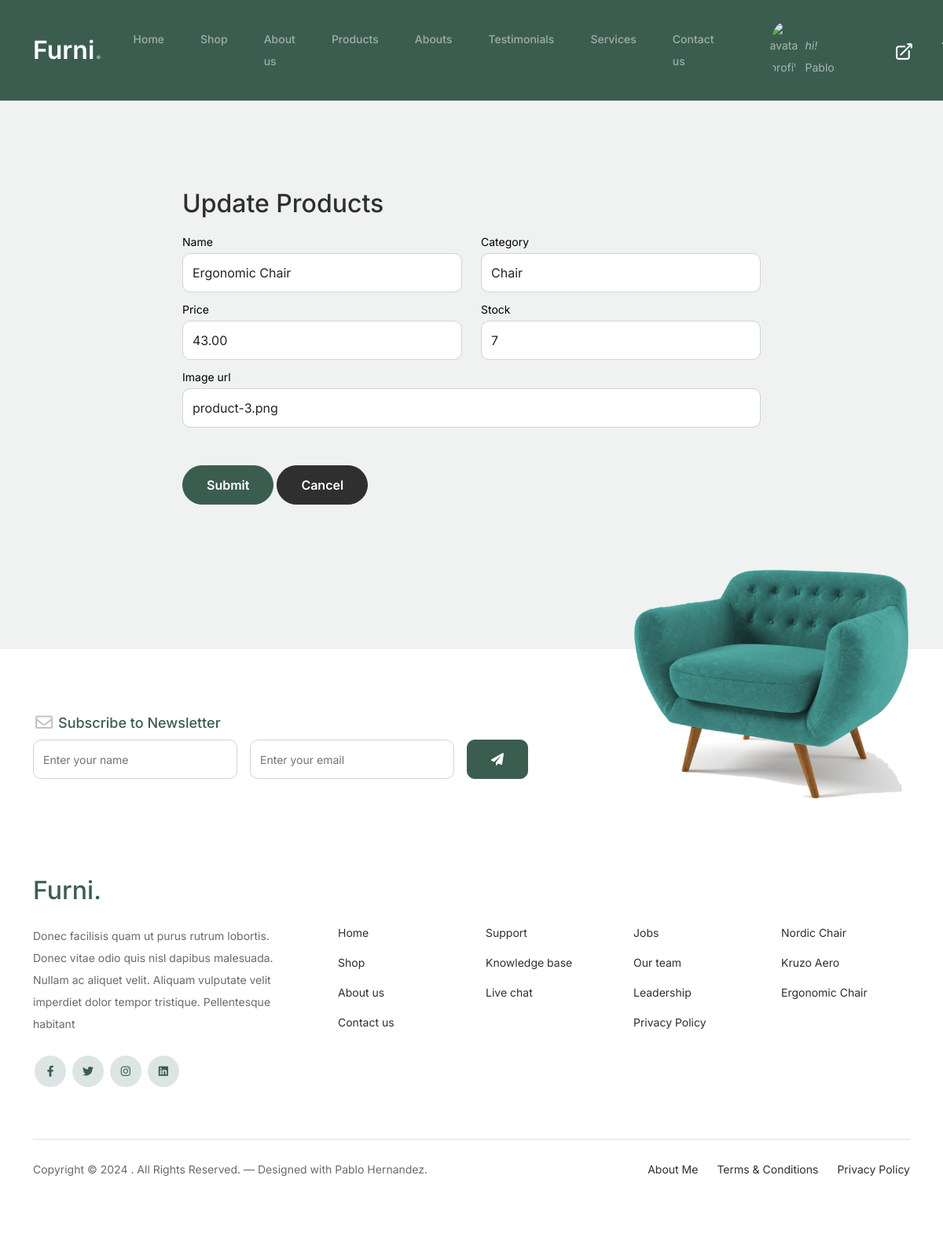
Screenshot of /product/update/3 (signed in) with the database file from the repository.
### models/models.py (models this page shows, shortened)
class Product(models.Model):
    name = models.CharField(max_length=100)
    price = models.DecimalField(max_digits=5, decimal_places=2)
    stock = models.IntegerField()
    category = models.CharField(max_length=100, default="")
    image_url = models.CharField(max_length=2083, default="")
    class Meta:
        verbose_name_plural = "Products"
        verbose_name = "Product"
        ordering = ["name"]

### models/views.py (the view, shortened to what this page needs)
# urls.py: path("product/update/<int:pk>", ProductUpdate.as_view(), name="productUpdate"),
class ProductUpdate(CustomLoginRequiredMixin, UpdateView):
    model = Product
    form_class = ProductForm
    template_name = "forms.html"
    success_url = reverse_lazy("products")
    def get_context_data(self, **kwargs):
        context = super().get_context_data(**kwargs)
        context["product"] = "Update"
        return context

### models/views.py (called while the page is built)
    def dispatch(self, request, *args, **kwargs):
        user = request.user
        if not user.is_authenticated:
            messages.warning(request, "You must be logged in to view this page")
            return self.handle_no_permission()
        return super(CustomLoginRequiredMixin, self).dispatch(request, *args, **kwargs)

### models/templates/forms.html (shortened to what this page needs)
{% extends 'index.html' %}
{% block static %}
	{% load static %}
{% endblock static %}
{% block nav %}
	<li><a class="nav-link" href="{% url 'home' %}">Home</a></li>
	<li><a class="nav-link" href="{% url 'shop' %}">Shop</a></li>
	<li><a class="nav-link" href="{% url 'about' %}">About us</a></li>
  <li><a class="nav-link" href="{% url 'products' %}">Products</a></li>
  <li><a class="nav-link" href="{% url 'abouts' %}">Abouts</a></li>
	<li><a class="nav-link" href="{% url 'testimonials' %}">Testimonials</a></li>
  <li><a class="nav-link" href="{% url 'services' %}">Services</a></li>
	<li><a class="nav-link" href="{% url 'contact' %}">Contact us</a></li>
{% endblock nav %}
{% block content %}
	<div class="untree_co-section">
		<div class="container">
	  	<div class="block">
        {% if product %}
				  <div class="row justify-content-center mb-5">
				    <div class="col-md-8 col-lg-8 pb-4">
					    <div class="row mb-2">
                <h2 class="section-title">{{product}} Products</h2>
					    </div>
              <form method="post">
                <div class="row mb-2">
                  <div class="col-6">
                    <div class="form-group">
                      <div class="form-group">
                        <label class="text-black" for={{form.name.id_for_label}}>{{form.name.label}}</label>
                        {{form.name}}
                      </div>
                    </div>
                  </div>
                  <div class="col-6">
                    <div class="form-group">
                      <div class="form-group">
                        <label class="text-black" for={{form.category.id_for_label}}>{{form.category.label}}</label>
                        {{form.category}}
                      </div>
                    </div>
                  </div>
                </div>
                <div class="row mb-2">
                  <div class="col-6">
                    <div class="form-group">
                      <div class="form-group">
                        <label class="text-black" for={{form.price.id_for_label}}>{{form.price.label}}</label>
                        {{form.price}}
                      </div>
                    </div>
                  </div>
                  <div class="col-6">
                    <div class="form-group">
                      <div class="form-group">
                        <label class="text-black" for={{form.stock.id_for_label}}>{{form.stock.label}}</label>
                        {{form.stock}}
                      </div>
                    </div>
                  </div>
                </div>
                <div class="form-group mb-5">
                  <label class="text-black" for={{form.image_url.id_for_label}}>{{form.image_url.label}}</label>
                  {{form.image_url}}
					      </div>
					      <input type="submit" class="btn btn-primary" value="Submit" />
                <a type="button" class="btn btn-primary-hover-outline" href="{% url 'products' %}">Cancel<a/>
              </form>
				    </div>
				  </div>
        {% endif %}
			</div>
	  </div>
	</div>
{% endblock content %}

### models/templates/index.html (shortened to what this page needs)
<!DOCTYPE html>
<html lang="es">
  <head>
    {% block static %} {% load static %} {% endblock static %}
    <link href="{% static 'css/bootstrap.min.css' %}" rel="stylesheet" />
    <link
      href="https://cdnjs.cloudflare.com/ajax/libs/font-awesome/6.0.0-beta3/css/all.min.css"
      rel="stylesheet"
    />
    <link href="{% static 'css/tiny-slider.css' %}" rel="stylesheet" />
    <link href="{% static 'css/style.css' %}" rel="stylesheet" />
  </head>
  <body>
    <nav class="custom-navbar navbar navbar navbar-expand-md navbar-dark bg-dark" arial-label="Furni navigation bar">
      <div class="container">
        <a class="navbar-brand" href="{% url 'home' %}">Furni<span>.</span></a>
        <div class="collapse navbar-collapse" id="navbarsFurni">
          <ul class="custom-navbar-nav navbar-nav ms-auto mb-2 mb-md-0">
            {% block nav %}{% endblock nav %}
          </ul>
          {% if user.is_authenticated %}
          <ul class="custom-navbar-cta navbar-nav mb-2 mb-md-0 ms-5">
            <li>
              <a class="nav-link nav-user" href="{% url 'profile' %}">
                <img class="img-avatar-nav" src="{{request.session.avatar}}" alt="avatar profile" />
                <p class="nav-name"><em class="hi">hi!</em>  {{user.first_name}}</p>
              </a>
            </li>
          </ul>
          {% endif %}
          <ul class="custom-navbar-cta navbar-nav mb-2 mb-md-0 ms-5">
            {% if user.is_authenticated %}
            <li>
              <a class="nav-link" href="{% url 'logout' %}">
                <svg
                  xmlns="http://www.w3.org/2000/svg"
                  fill="none"
                  viewBox="0 0 24 24"
                  strokeWidth="2"
                  stroke="currentColor"
                  class="icon-logout"
                >
                  <path
                    strokeLinecap="round"
                    strokeLinejoin="round"
                    d="M13.5 6H5.25A2.25 2.25 0 0 0 3 8.25v10.5A2.25 2.25 0 0 0 5.25 21h10.5A2.25 2.25 0 0 0 18 18.75V10.5m-10.5 6L21 3m0 0h-5.25M21 3v5.25"
                  />
                </svg>
              </a>
            </li>
            {% else %}
            <li>
              <a class="nav-link" href="{% url 'login' %}">
                <img src="{% static 'images/user.svg' %}" />
              </a>
            </li>
            {% endif %}
            <li>
              <a class="nav-link" href="{% url 'cart' %}">
              </a>
            </li>
          </ul>
        </div>
      </div>
    </nav>
    {% block content %}{% endblock content%}
    <footer class="footer-section">
      <div class="container relative">
        <div class="sofa-img">
          <img
            src="{% static 'images/sofa.png' %}"
            alt="Image"
            class="img-fluid"
          />
        </div>
        <div class="row">
          <div class="col-lg-8">
            <div class="subscription-form">
              <h3 class="d-flex align-items-center">
                <span class="me-1"
                  ><img
                    src="{% static 'images/envelope-outline.svg' %}"
                    alt="Image"
                    class="img-fluid" /></span
                ><span>Subscribe to Newsletter</span>
              </h3>
              <form action="#" class="row g-3">
                <div class="col-auto">
                  <input
                    type="text"
                    class="form-control"
                    placeholder="Enter your name"
                  />
                </div>
                <div class="col-auto">
                  <input
                    type="email"
                    class="form-control"
                    placeholder="Enter your email"
                  />
                </div>
                <div class="col-auto">
                  <button class="btn btn-primary">
                    <span class="fa fa-paper-plane"></span>
                  </button>
                </div>
              </form>
            </div>
          </div>
        </div>
        <div class="row g-5 mb-5">
          <div class="col-lg-4">
            <div class="mb-4 footer-logo-wrap">
              <a href="#" class="footer-logo">Furni<span>.</span></a>
            </div>
            <p class="mb-4">
              Donec facilisis quam ut purus rutrum lobortis. Donec vitae odio
              quis nisl dapibus malesuada. Nullam ac aliquet velit. Aliquam
              vulputate velit imperdiet dolor tempor tristique. Pellentesque
              habitant
            </p>
            <ul class="list-unstyled custom-social">
              <li>
                <a href="#"><span class="fa fa-brands fa-facebook-f"></span></a>
              </li>
              <li>
                <a href="#"><span class="fa fa-brands fa-twitter"></span></a>
              </li>
              <li>
                <a href="#"><span class="fa fa-brands fa-instagram"></span></a>
              </li>
              <li>
                <a href="#"><span class="fa fa-brands fa-linkedin"></span></a>
              </li>
            </ul>
          </div>
          <div class="col-lg-8">
            <div class="row links-wrap">
              <div class="col-6 col-sm-6 col-md-3">
                <ul class="list-unstyled">
                  <li><a href="{% url 'home' %}">Home</a></li>
                  <li><a href="{% url 'shop' %}">Shop</a></li>
                  <li><a href="{% url 'about' %}">About us</a></li>
                  <li><a href="{% url 'contact' %}">Contact us</a></li>
                </ul>
              </div>
              <div class="col-6 col-sm-6 col-md-3">
                <ul class="list-unstyled">
                  <li><a href="#">Support</a></li>
                  <li><a href="#">Knowledge base</a></li>
                  <li><a href="#">Live chat</a></li>
                </ul>
              </div>
              <div class="col-6 col-sm-6 col-md-3">
                <ul class="list-unstyled">
                  <li><a href="#">Jobs</a></li>
                  <li><a href="#">Our team</a></li>
                  <li><a href="#">Leadership</a></li>
                  <li><a href="#">Privacy Policy</a></li>
                </ul>
              </div>
              <div class="col-6 col-sm-6 col-md-3">
                <ul class="list-unstyled">
                  <li><a href="#">Nordic Chair</a></li>
                  <li><a href="#">Kruzo Aero</a></li>
                  <li><a href="#">Ergonomic Chair</a></li>
                </ul>
              </div>
            </div>
          </div>
        </div>
        <div class="border-top copyright">
          <div class="row pt-4">
            <div class="col-lg-6">
              <p class="mb-2 text-center text-lg-start">
                Copyright &copy;
                . All Rights Reserved. &mdash; Designed with Pablo Hernandez.
              </p>
            </div>
            <div class="col-lg-6 text-center text-lg-end">
              <ul class="list-unstyled d-inline-flex ms-auto">
                <li class="me-4"><a href="{% url 'aboutMe' %}">About Me</a></li>
                <li class="me-4"><a href="#">Terms &amp; Conditions</a></li>
                <li><a href="#">Privacy Policy</a></li>
              </ul>
            </div>
          </div>
        </div>
      </div>
    </footer>
  </body>
</html>

### models/static/css/style.css (style rules this page uses)
html { overflow-x: hidden; }
body { overflow-x: hidden; position: relative; }
body { font-family: "Inter", sans-serif; font-weight: 400; line-height: 28px; color: #6a6a6a; font-size: 14px; background-color: #eff2f1; }
a { text-decoration: none; -webkit-transition: 0.3s all ease; -o-transition: 0.3s all ease; transition: 0.3s all ease; color: #2f2f2f; text-decoration: underline; }
.custom-navbar { background: #3b5d50 !important; padding-top: 20px; padding-bottom: 20px; }
.custom-navbar .navbar-brand { font-size: 32px; font-weight: 600; }
.custom-navbar .navbar-brand > span { opacity: 0.4; }
@media (min-width: 992px) { .custom-navbar .custom-navbar-nav li { margin-left: 15px; margin-right: 15px; } }
.custom-navbar .custom-navbar-nav li a { font-weight: 500; color: #ffffff !important; opacity: 0.5; -webkit-transition: 0.3s all ease; -o-transition: 0.3s all ease; transition: 0.3s all ease; position: relative; }
@media (min-width: 768px) { .custom-navbar .custom-navbar-nav li a:before { content: ""; position: absolute; bottom: 0; left: 8px; right: 8px; background: #f9bf29; height: 5px; opacity: 1; visibility: visible; width: 0; -webkit-transition: 0.15s all ease-out; -o-transition: 0.15s all ease-out; transition: 0.15s all ease-out; } }
.custom-navbar .custom-navbar-cta { margin-left: 0 !important; -webkit-box-orient: horizontal; -webkit-box-direction: normal; -ms-flex-direction: row; flex-direction: row; }
@media (min-width: 768px) { .custom-navbar .custom-navbar-cta { margin-left: 40px !important; } }
.custom-navbar .custom-navbar-cta li { margin-left: 0px; margin-right: 0px; }
.custom-navbar .custom-navbar-cta li:first-child { margin-right: 20px; }
.btn { font-weight: 600; padding: 12px 30px; border-radius: 30px; color: #ffffff; background: #2f2f2f; border-color: #2f2f2f; }
.btn.btn-primary { background: #3b5d50; border-color: #3b5d50; }
.section-title { color: #2f2f2f; }
.footer-section { padding: 80px 0; background: #ffffff; }
.footer-section .relative { position: relative; }
.footer-section a { text-decoration: none; color: #2f2f2f; -webkit-transition: 0.3s all ease; -o-transition: 0.3s all ease; transition: 0.3s all ease; }
.footer-section .subscription-form { margin-bottom: 40px; position: relative; z-index: 2; margin-top: 100px; }
@media (min-width: 992px) { .footer-section .subscription-form { margin-top: 0px; margin-bottom: 80px; } }
.footer-section .subscription-form h3 { font-size: 18px; font-weight: 500; color: #3b5d50; }
.footer-section .subscription-form .form-control { height: 50px; border-radius: 10px; font-family: "Inter", sans-serif; }
.footer-section .subscription-form .btn { border-radius: 10px !important; }
.footer-section .sofa-img { position: absolute; top: -200px; z-index: 1; right: 0; }
.footer-section .sofa-img img { max-width: 380px; }
.footer-section .links-wrap { margin-top: 0px; }
@media (min-width: 992px) { .footer-section .links-wrap { margin-top: 54px; } }
.footer-section .links-wrap ul li { margin-bottom: 10px; }
.footer-section .footer-logo-wrap .footer-logo { font-size: 32px; font-weight: 500; text-decoration: none; color: #3b5d50; }
.footer-section .custom-social li { margin: 2px; display: inline-block; }
.footer-section .custom-social li a { width: 40px; height: 40px; text-align: center; line-height: 40px; display: inline-block; background: #dce5e4; color: #3b5d50; border-radius: 50%; }
.footer-section .border-top { border-color: #dce5e4; }
.footer-section .border-top.copyright { font-size: 14px !important; }
.untree_co-section { padding: 7rem 0; }
.form-control { height: 50px; border-radius: 10px; font-family: "Inter", sans-serif; }
.icon-logout { width: 25px; color: white; stroke-width: 2px; }
.nav-name { text-transform: capitalize; margin-bottom: 0; }
.nav-user { display: flex; align-items: flex-end; gap: 10px; }
.hi { text-transform: lowercase; }
.img-avatar-profile, .img-avatar-nav { width: 80px; cursor: pointer; border-radius: 50%; }
.img-avatar-nav { width: 35px; }

### rows the page displays
Product: name "Ergonomic Chair", category "Chair", price "43.00", stock "7", image_url "product-3.png"

### other values shown
{{ user.first_name }} "Pablo"
{{ product }} "Update"
